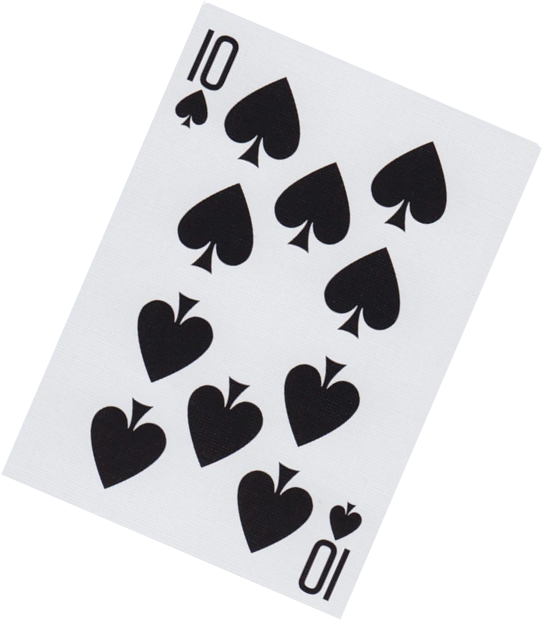
#> input picture kart.png, 544 x 620 px, found by its file name
$ python gradyan.py   (older library calls are emulated)
#> lines starting #> are read from the running program, lines starting #| are printed output that depends on the picture
import numpy as np
import matplotlib.pyplot as plt
import cv2

img= cv2.imread("MyAiLab\OpenCv\kart.png",0).astype(np.float32)
#> img: shape (620, 544) float32; min 0, max 255, mean 212.4
plt.figure()
plt.imshow(img,cmap="gray")
plt.axis("off")
plt.title("Orijinal")

sobelx = cv2.Sobel(img,ddepth=cv2.CV_16S,dx=1,dy=0,ksize=5)
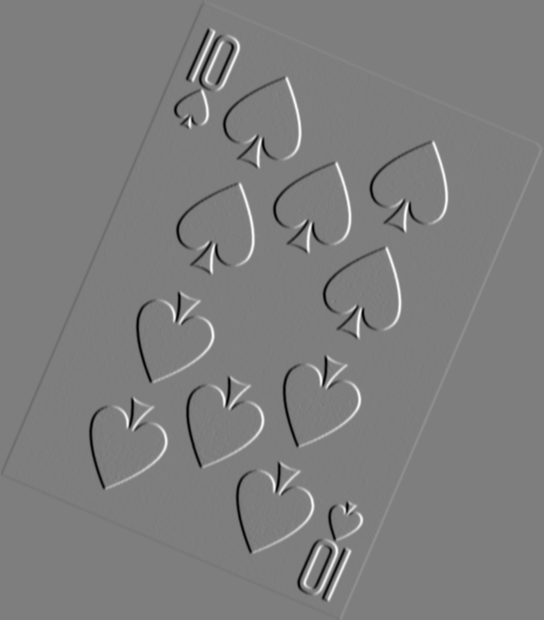
#> sobelx: shape (620, 544) int16; min -9488, max 9666, mean 0; drawn with min black and max white
plt.figure()
plt.imshow(sobelx,cmap="gray")
plt.axis("off")
plt.title("Sobel X")

sobely = cv2.Sobel(img,ddepth=cv2.CV_16S,dx=0,dy=1,ksize=5)
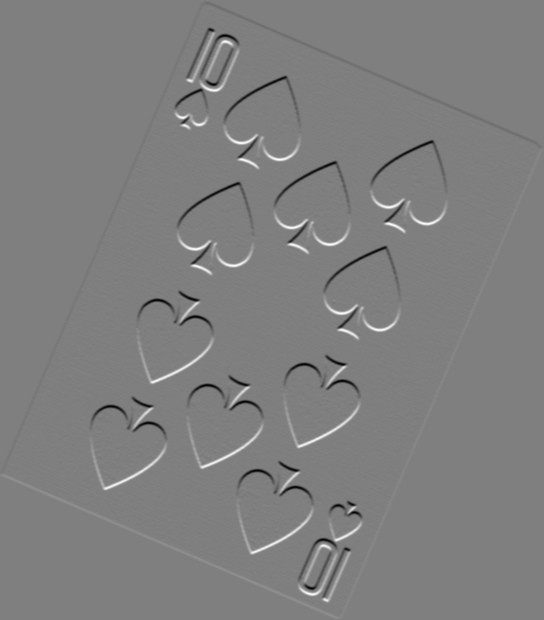
#> sobely: shape (620, 544) int16; min -9571, max 9613, mean 0; drawn with min black and max white
plt.figure()
plt.imshow(sobely,cmap="gray")
plt.axis("off")
plt.title("Sobel Y")

#> (the run stopped early here; a loop or call above may not have finished)
